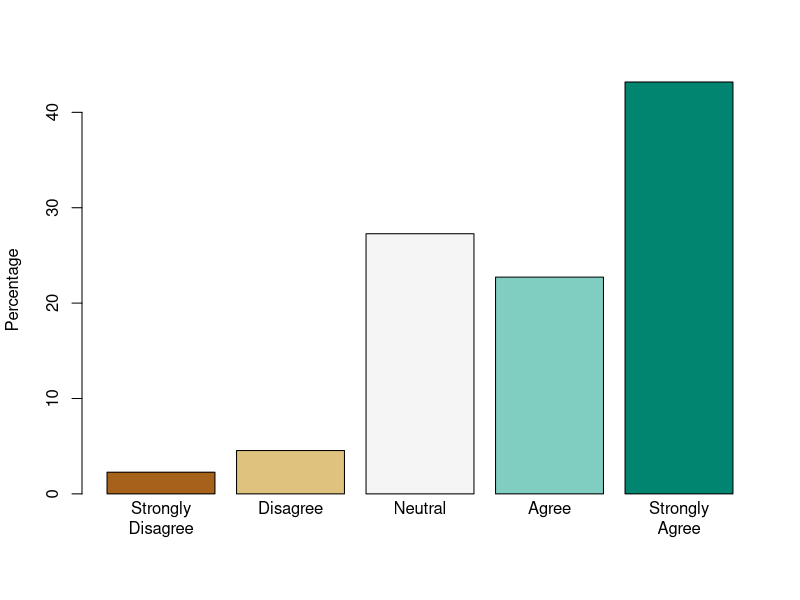

Source code (R):
library(RColorBrewer)

args <- commandArgs(TRUE)
outFile = args[1]

survey <- read.csv("survey_results.csv",head=TRUE)

labeled <- factor(survey$mindelta,
    levels = c(1:5),
    labels = c("Strongly\nDisagree", "Disagree\n", "Neutral\n", "Agree\n", "Strongly\nAgree"))

counts <- table(labeled)

rowcount <- sum(counts)
percentage <- counts / rowcount * 100

png(outFile)
barplot(percentage,
    ylab="Percentage",
    col=brewer.pal(5,"BrBG"),
   )
